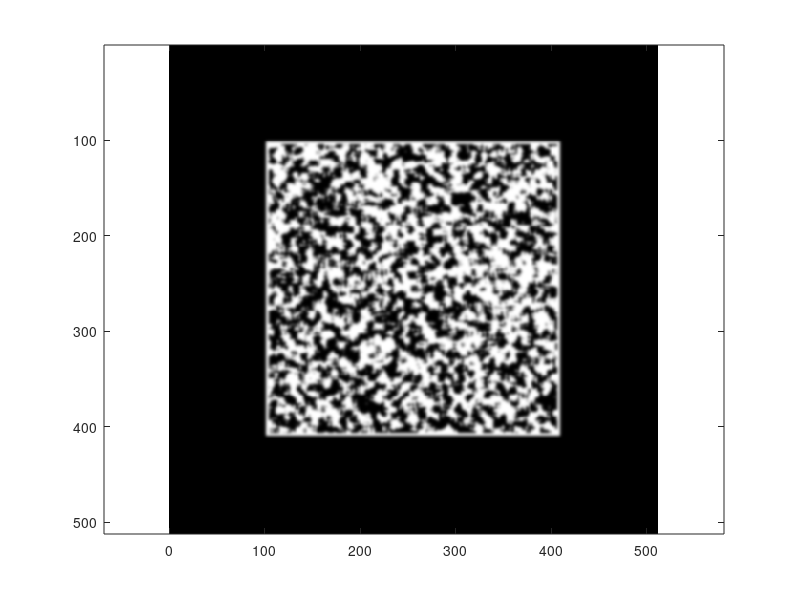

MATLAB code to generate this figure: (Note: this script raises an error after producing the figure.)
%% THIS SCRIPT GENERATES THE IMAGES OF A RIGID MOTION
figure

%% REFERENCE FRAME

    % Parameters
        sz = 512*[1 1] ; % Image size in pixels [nI nJ]
    	N = round(7/10*prod(sz)); % Number of initial points
        medFiltSize = 7 ; % median fliter size
        gaussFiltSize = 9 ; % gaussian fliter size
        frame = round([.2 .2 ; .6 .6] .* sz) ; % object containing rectangle [i0 j0 ; nI ; nJ]
        edgeWidth = 3 ;

    % Texture generation
        I0 = false(sz) ;
        % Random distribution of active pixels
            ii = randi([1 sz(1)],N,1) ;
            jj = randi([1 sz(2)],N,1) ;
            I0(sub2ind(size(I0),ii,jj)) = true ;
        % Median Filter
            I0 = medfilt2(I0,[1 1]*medFiltSize) ;
            
    % Object framing
        [JJ,II] = meshgrid(1:sz(2),1:sz(1)) ;
        inside = II>=frame(1,1) & II<=frame(1,1)+frame(2,1) & JJ>=frame(1,2) & JJ<=frame(1,2)+frame(2,2) ;
        I0(~inside) = 0 ;
        I0(inside & ~bwmorph(inside,'thin',edgeWidth)) = 1 ;
    
    % Gaussian filter
        f = gausswin(gaussFiltSize) ; f = f(:)*f(:)' ; f = f./sum(abs(f(:))) ;
        I0 = conv2(double(I0),f,'same') ;
        
    % Display
        clf
        imagesc(repmat(I0,[1 1 3]))
        axis tight
        axis equal
        axis ij
        box on
        
        
        
%% OBJECT MOTION

    % Parameters
        R = linspace(0,2*pi,361) ; % Rotation at each step
        T = [0 0] ; % Translation at each step (in pixels)
        
    % Generate steps
        % Format position vectors
            R = R(:) ;
            R = R + T(:,1)*0 ;
            T = T + [R R]*0 ;
        % Initialize
            nImages = length(R) ;
            I = zeros([sz nImages]) ;
        % Build Images
            for tt = 1:nImages
                I(:,:,tt) = imtranslate(imrotate(I0,R(tt).*180/pi,'bilinear','crop'),T(tt,:),'bilinear') ;
            end
        
    % Display
        clf
        im = imagesc(repmat(I0,[1 1 3])) ;
        axis tight
        axis equal
        axis ij
        box on
        for tt = 1:nImages
            im.CData = repmat(I(:,:,tt),[1 1 3]) ;
            drawnow ;
        end
        
        
%% SAVE IMAGES

    % Parameters
        commonName = 'img' ;

    [path] = uigetdir('Images','Select a folder where to save the images') ;
    if path==0 ; return ; end
        
    for tt = 1:nImages
        imwrite(I(:,:,tt),[path '/' commonName '_' num2str(tt-1) '.tif']) ;
    end
    
    disp('Images Saved!') ;





